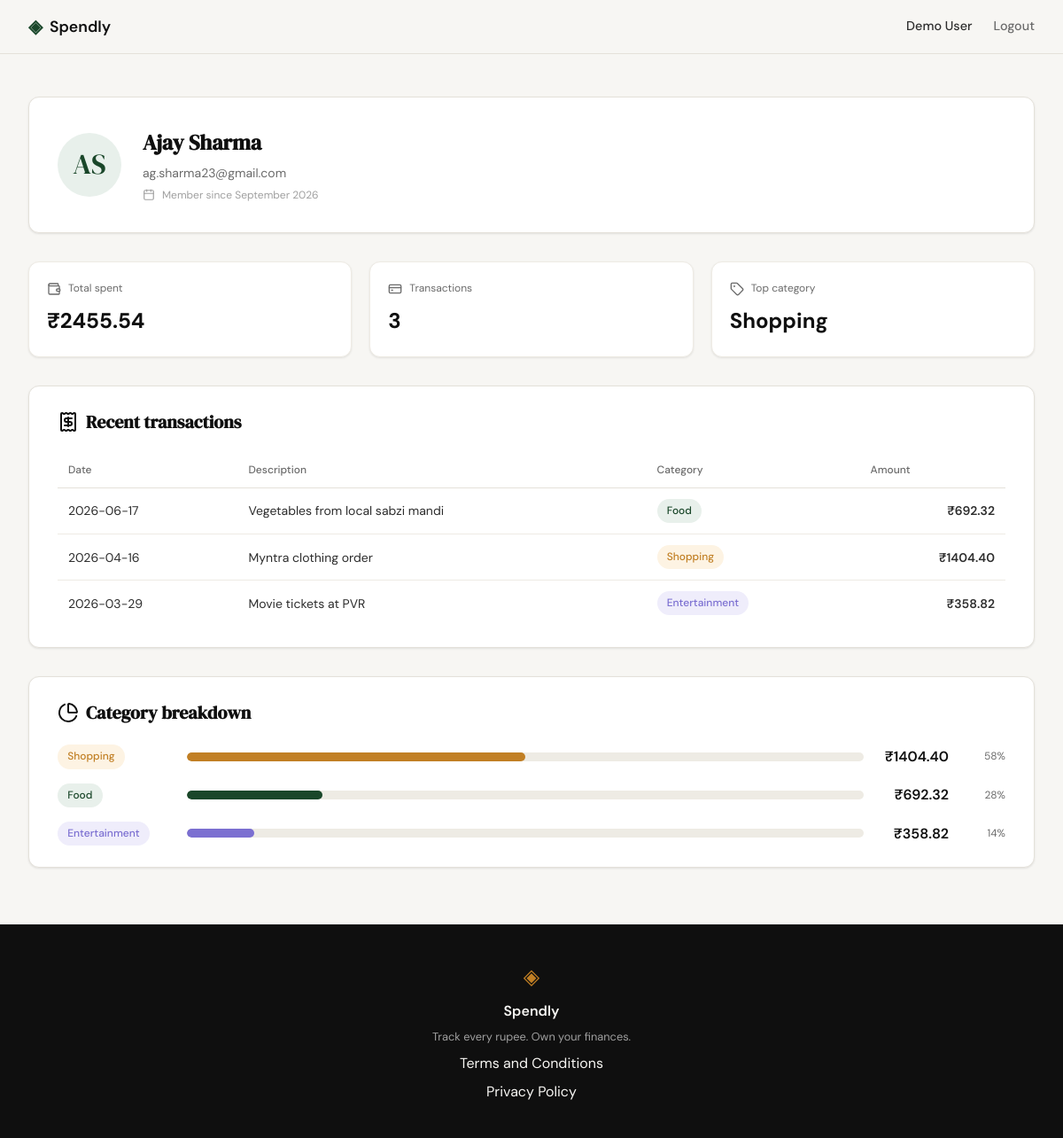
Page /profile (signed in) on the committed database.
### tables this page shows
CREATE TABLE users (
            id            INTEGER PRIMARY KEY AUTOINCREMENT,
            name          TEXT NOT NULL,
            email         TEXT UNIQUE NOT NULL,
            password_hash TEXT NOT NULL,
            created_at    TEXT DEFAULT (datetime('now'))
        );

CREATE TABLE expenses (
            id          INTEGER PRIMARY KEY AUTOINCREMENT,
            user_id     INTEGER NOT NULL,
            amount      REAL NOT NULL,
            category    TEXT NOT NULL,
            date        TEXT NOT NULL,
            description TEXT,
            created_at  TEXT DEFAULT (datetime('now')),
            FOREIGN KEY (user_id) REFERENCES users (id)
        );

### app.py (the view)
@app.route("/profile")
def profile():
    if not session.get("user_id"):
        return redirect(url_for("login"))
    user_id = session["user_id"]
    user, stats = build_profile_summary(user_id)
    transactions = build_transaction_history(user_id)
    categories = build_category_breakdown(user_id)
    return render_template(
        "profile.html",
        user=user,
        stats=stats,
        transactions=transactions,
        categories=categories,
    )

### app.py (called while the page is built)
def build_transaction_history(user_id):
    rows = get_recent_expenses(user_id, limit=10)
    return [
        {
            "date": row["date"],
            "description": row["description"],
            "category": row["category"],
            "amount": f"₹{row['amount']:.2f}",
        }
        for row in rows
    ]

def build_profile_summary(user_id):
    user_row = get_user_by_id(user_id)
    stats_data = get_expense_stats(user_id)
    initials = "".join(part[0].upper() for part in user_row["name"].split()[:2])
    created_at = datetime.strptime(user_row["created_at"][:10], "%Y-%m-%d")
    member_since = created_at.strftime("%B %Y")
    user = {
        "name": user_row["name"],
        "email": user_row["email"],
        "initials": initials,
        "member_since": member_since,
    }
    stats = {
        "total_spent": f"₹{stats_data['total_spent']:.2f}",
        "transaction_count": stats_data["transaction_count"],
        "top_category": stats_data["top_category"] or "—",
    }
    return user, stats

def build_category_breakdown(user_id):
    rows = get_category_totals(user_id)
    if not rows:
        return []
    grand_total = sum(row["total"] for row in rows)
    if grand_total <= 0:
        return []
    percents = [int((row["total"] / grand_total) * 100) for row in rows]
    remainder = 100 - sum(percents)
    percents[0] += remainder
    categories = []
    for row, percent in zip(rows, percents):
        width_class = max(10, (percent // 10) * 10)
        categories.append({
            "name": row["category"],
            "total": f"₹{row['total']:.2f}",
            "percent": percent,
            "width_class": width_class,
        })
    return categories

### database/db.py (called while the page is built)
def get_db():
    conn = sqlite3.connect(DB_PATH)
    conn.row_factory = sqlite3.Row
    conn.execute("PRAGMA foreign_keys = ON")
    return conn

def get_user_by_id(user_id):
    conn = get_db()
    row = conn.execute(
        "SELECT * FROM users WHERE id = ?",
        (user_id,),
    ).fetchone()
    conn.close()
    return row

def get_recent_expenses(user_id, limit=10):
    conn = get_db()
    rows = conn.execute(
        "SELECT date, description, category, amount "
        "FROM expenses WHERE user_id = ? "
        "ORDER BY date DESC, id DESC "
        "LIMIT ?",
        (user_id, limit),
    ).fetchall()
    conn.close()
    return [dict(row) for row in rows]

### templates/profile.html (shortened to what this page needs)
{% extends "base.html" %}
{% block head %}
<link rel="stylesheet" href="{{ url_for('static', filename='css/profile.css') }}">
{% endblock %}
{% block content %}
<section class="profile-section">
    <div class="profile-container">
        <div class="profile-card">
            <div class="profile-avatar">{{ user.initials }}</div>
            <div class="profile-info">
                <h1 class="profile-name">{{ user.name }}</h1>
                <p class="profile-email">{{ user.email }}</p>
                <p class="profile-member-since"><i data-lucide="calendar"></i> Member since {{ user.member_since }}</p>
            </div>
        </div>
        <div class="profile-stats">
            <div class="profile-stat">
                <div class="profile-stat-head">
                    <i data-lucide="wallet"></i>
                    <span class="profile-stat-label">Total spent</span>
                </div>
                <span class="profile-stat-value">{{ stats.total_spent }}</span>
            </div>
            <div class="profile-stat">
                <div class="profile-stat-head">
                    <i data-lucide="credit-card"></i>
                    <span class="profile-stat-label">Transactions</span>
                </div>
                <span class="profile-stat-value">{{ stats.transaction_count }}</span>
            </div>
            <div class="profile-stat">
                <div class="profile-stat-head">
                    <i data-lucide="tag"></i>
                    <span class="profile-stat-label">Top category</span>
                </div>
                <span class="profile-stat-value">{{ stats.top_category }}</span>
            </div>
        </div>
        <div class="profile-panel">
            <h2 class="profile-panel-title"><i data-lucide="receipt"></i> Recent transactions</h2>
            <table class="table">
                <thead>
                    <tr>
                        <th>Date</th>
                        <th>Description</th>
                        <th>Category</th>
                        <th class="table-amount-col">Amount</th>
                    </tr>
                </thead>
                <tbody>
                    {% for tx in transactions %}
                    <tr>
                        <td>{{ tx.date }}</td>
                        <td>{{ tx.description }}</td>
                        <td><span class="badge badge-{{ tx.category|lower }}">{{ tx.category }}</span></td>
                        <td class="table-amount-col">{{ tx.amount }}</td>
                    </tr>
                    {% endfor %}
                </tbody>
            </table>
        </div>
        <div class="profile-panel">
            <h2 class="profile-panel-title"><i data-lucide="pie-chart"></i> Category breakdown</h2>
            <div class="cat-breakdown">
                {% for cat in categories %}
                <div class="cat-row">
                    <span class="badge badge-{{ cat.name|lower }} cat-label">{{ cat.name }}</span>
                    <div class="cat-bar-track">
                        <div class="cat-bar cat-bar-{{ cat.name|lower }} bar-w-{{ cat.width_class }}"></div>
                    </div>
                    <span class="cat-total">{{ cat.total }}</span>
                    <span class="cat-percent">{{ cat.percent }}%</span>
                </div>
                {% endfor %}
            </div>
        </div>
    </div>
</section>
{% endblock %}

### static/css/style.css (style rules this page uses)
:root { --ink: #0f0f0f; --ink-soft: #2d2d2d; --ink-muted: #6b6b6b; --ink-faint: #a0a0a0; --paper: #f7f6f3; --paper-warm: #f0ede6; --paper-card: #ffffff; --accent: #1a472a; --accent-light: #e8f0eb; --accent-2: #c17f24; --accent-2-light: #fdf3e3; --danger: #c0392b; --danger-light: #fdecea; --border: #e4e1da; --border-soft: #eeebe4; --font-display: 'DM Serif Display', Georgia, serif; --font-body: 'DM Sans', system-ui, sans-serif; --max-width: 1200px; --auth-width: 440px; --radius-sm: 6px; --radius-md: 12px; --radius-lg: 20px; }
*, *::before, *::after { box-sizing: border-box; margin: 0; padding: 0; }
html { font-size: 16px; scroll-behavior: smooth; }
body { background: var(--paper); color: var(--ink); font-family: var(--font-body); font-size: 1rem; line-height: 1.6; -webkit-font-smoothing: antialiased; }

### rows in the picture
users: name "Ajay Sharma", email "ag.sharma23@gmail.com"
expenses: top_category "Shopping", date "2026-04-16", description "Myntra clothing order", category "Shopping", amount "₹1404.40"
expenses: date "2026-06-17", description "Vegetables from local sabzi mandi", category "Food", amount "₹692.32"
expenses: date "2026-03-29", description "Movie tickets at PVR", category "Entertainment", amount "₹358.82", name "Entertainment", total "₹358.82", percent "14"

### other values in the picture
{{ user.initials }} "AS"
{{ user.member_since }} "September 2026"
{{ stats.total_spent }} "₹2455.54"
{{ stats.transaction_count }} "3"
{{ cat.name }} "Shopping" "Food"
{{ cat.total }} "₹1404.40" "₹692.32"
{{ cat.percent }} "58" "28"
